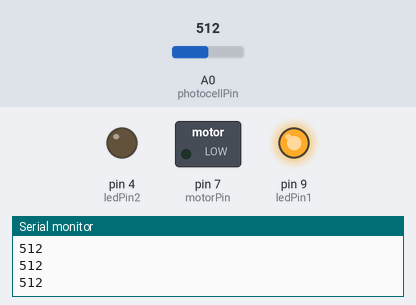
Simulated run of this sketch. Board: Arduino Uno, built with avr-gcc and run on an emulated ATmega328P. On the bench: switched loads named in the sketch (green lamp = pin HIGH), output pins drawn as LEDs (lit = HIGH), the last lines printed to the serial monitor. The inputs (shaded band) are chosen by the test bench; at power-on: A0 (photocellPin) = 512.

Above: at 1.2 s.
1.3 s: A0 (photocellPin) set to 526
At 2.1 s:
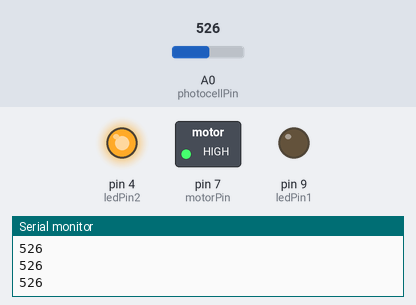
2.8 s: A0 (photocellPin) set to 511
At 3.4 s:
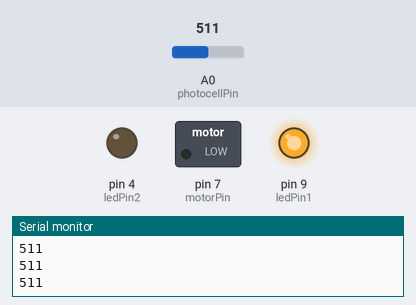
4.3 s: A0 (photocellPin) set to 716
At 5.7 s:
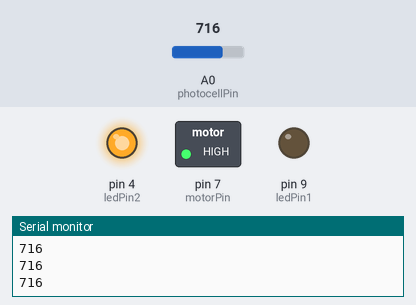
Timing chart, 0 to 7.3 s (numbered marks = the images above; inputs shaded):
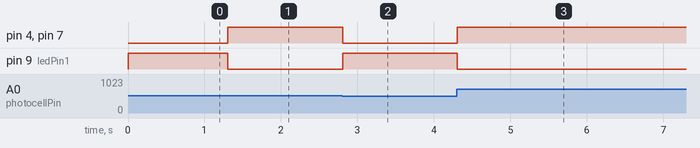

Measured:
- the behaviour switches between 512 and 513 on A0 (photocellPin) (found by bisection; images 0 and 1)
- after the input at 1.3 s, pin 4 (ledPin2), pin 7 (motorPin): LOW → HIGH at once; pin 9 (ledPin1): HIGH → LOW at once
- after the input at 2.8 s, pin 4 (ledPin2), pin 7 (motorPin): HIGH → LOW at once; pin 9 (ledPin1): LOW → HIGH at once
- after the input at 4.3 s, pin 4 (ledPin2), pin 7 (motorPin): LOW → HIGH at once; pin 9 (ledPin1): HIGH → LOW at once

The sketch:

CarDemo2.ino
```cpp
int photocellPin = A0;
int ledPin1 = 9;
int ledPin2 = 4;
int motorPin = 7;
int sensorVal = 0;

void setup() {
  Serial.begin(9600);
  pinMode(photocellPin, INPUT);
  pinMode(ledPin1, OUTPUT);
  pinMode(ledPin2, OUTPUT);
  pinMode(motorPin, OUTPUT);
}

void loop() {
  sensorVal = analogRead(photocellPin);
  Serial.println(sensorVal);

  if(sensorVal <= 512){
    digitalWrite(ledPin1, HIGH);
    digitalWrite(ledPin2, LOW);
    digitalWrite(motorPin, LOW);
  }
  else{
    digitalWrite(ledPin1, LOW);
    digitalWrite(ledPin2, HIGH);
    digitalWrite(motorPin, HIGH);
  }
}
```
